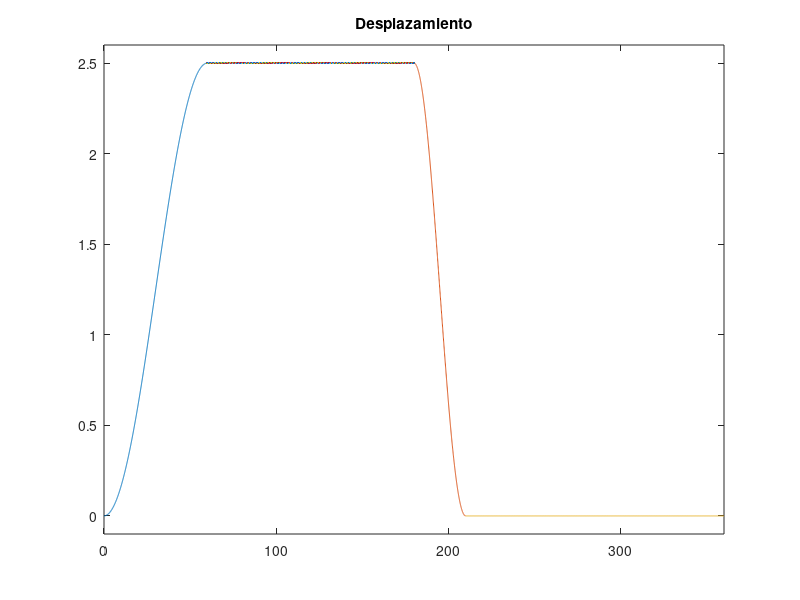

Write the MATLAB code that produced this figure. (Note: this script raises an error after producing the figure.)
clc
clear all
close all

h = 2.5;
Rb = 2;
Rf = 1;

tetha1 = 0:0.05:60;
tetha2 = 60:0.05:180;
tetha3 = 180:0.05:210;
tetha4 = 210:0.05:360;

y1 =(h/2)*(1-cos(pi*(tetha1/60)));
y2 = h*(tetha2/tetha2);
y3 = (h/2)*(1+cos(pi*(tetha3/30)));
y4 = 0*tetha4;

plot(tetha1,y1),hold on
plot(tetha2,y2),hold on
plot(tetha3,y3), hold on
plot(tetha4,y4),hold on
xlim([0 360])
ylim([-0.1 2.6])
title('Desplazamiento')

tetha1ja = 0:60;
tetha2ja = 60:180;
tetha3ja = 180:210;
tetha4ja = 210:360;

y1ja =(h/2)*(1-cos(pi*(tetha1ja/60)));
y2ja = h*(tetha2ja/tetha2ja);
y3ja = (h/2)*(1+cos(pi*(tetha3ja/30)));
y4ja = 0*tetha4ja;

for i = 0:60
    r(i+1) = Rb + y1ja(i+1);
end
for i = 60:180
    r(i+1) = Rb + y2ja;
end
for i = 180:210
    r(i+1) = Rb + y3ja(i-180+1);
end

for i = 210:360
    r(i+1) = Rb + y4ja(i-210+1);
end

nosealv = 0:360;

figure
for i = 0:360
    plot(r(i+1)*cos(degtorad(i)),r(i+1)*sin(degtorad(i)),'r--'), hold on
end
for i = 0:360
    plot(Rb*cos(degtorad(i)),Rb*sin(degtorad(i)),'b--'), hold on
end
grid
axis([-5 5 -5 5])
title('Contorno')